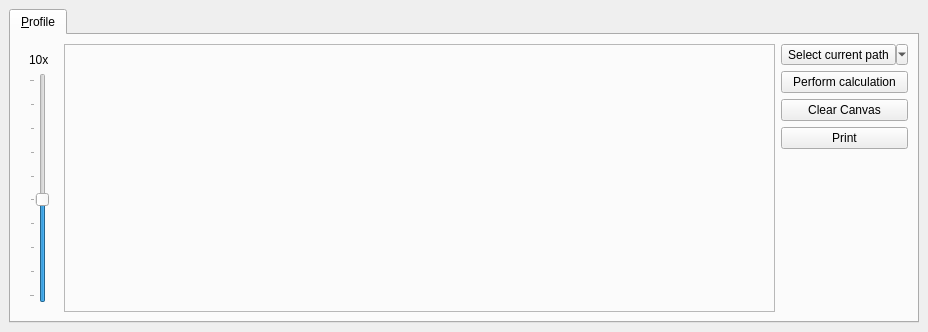
<?xml version="1.0" encoding="UTF-8"?>
<ui version="4.0">
 <class>TwwDockWidget</class>
 <widget class="QDockWidget" name="TwwDockWidget">
  <property name="geometry">
   <rect>
    <x>0</x>
    <y>0</y>
    <width>928</width>
    <height>332</height>
   </rect>
  </property>
  <property name="windowTitle">
   <string>TWW</string>
  </property>
  <widget class="QWidget" name="dockWidgetContents">
   <property name="sizePolicy">
    <sizepolicy hsizetype="Expanding" vsizetype="Expanding">
     <horstretch>0</horstretch>
     <verstretch>0</verstretch>
    </sizepolicy>
   </property>
   <layout class="QVBoxLayout" name="verticalLayout_3">
    <item>
     <widget class="QTabWidget" name="tabWidget">
      <property name="autoFillBackground">
       <bool>true</bool>
      </property>
      <property name="tabPosition">
       <enum>QTabWidget::North</enum>
      </property>
      <property name="tabShape">
       <enum>QTabWidget::Rounded</enum>
      </property>
      <property name="currentIndex">
       <number>0</number>
      </property>
      <property name="elideMode">
       <enum>Qt::ElideNone</enum>
      </property>
      <property name="usesScrollButtons">
       <bool>true</bool>
      </property>
      <widget class="QWidget" name="tab_1">
       <property name="sizePolicy">
        <sizepolicy hsizetype="Expanding" vsizetype="Expanding">
         <horstretch>0</horstretch>
         <verstretch>0</verstretch>
        </sizepolicy>
       </property>
       <attribute name="title">
        <string>&amp;Profile</string>
       </attribute>
       <layout class="QGridLayout">
        <item row="0" column="1">
         <widget class="QFrame" name="frameForPlot">
          <property name="sizePolicy">
           <sizepolicy hsizetype="Expanding" vsizetype="Preferred">
            <horstretch>0</horstretch>
            <verstretch>0</verstretch>
           </sizepolicy>
          </property>
          <property name="frameShape">
           <enum>QFrame::StyledPanel</enum>
          </property>
          <property name="frameShadow">
           <enum>QFrame::Raised</enum>
          </property>
          <layout class="QVBoxLayout" name="verticalLayoutForPlot">
           <property name="spacing">
            <number>0</number>
           </property>
           <property name="leftMargin">
            <number>0</number>
           </property>
           <property name="topMargin">
            <number>0</number>
           </property>
           <property name="rightMargin">
            <number>0</number>
           </property>
           <property name="bottomMargin">
            <number>0</number>
           </property>
          </layout>
         </widget>
        </item>
        <item row="0" column="2">
         <layout class="QGridLayout" name="gridLayout">
          <item row="1" column="0">
           <widget class="QToolButton" name="selectButton">
            <property name="text">
             <string>Select current path</string>
            </property>
            <property name="popupMode">
             <enum>QToolButton::MenuButtonPopup</enum>
            </property>
           </widget>
          </item>
          <item row="2" column="0">
           <widget class="QPushButton" name="performCalculationButton">
            <property name="text">
             <string>Perform calculation</string>
            </property>
           </widget>
          </item>
          <item row="3" column="0">
           <widget class="QPushButton" name="clearCanvasButton">
            <property name="text">
             <string>Clear Canvas</string>
            </property>
           </widget>
          </item>
          <item row="4" column="0">
           <widget class="QPushButton" name="printButton">
            <property name="text">
             <string>Print</string>
            </property>
           </widget>
          </item>
          <item row="5" column="0">
           <spacer name="verticalSpacer">
            <property name="orientation">
             <enum>Qt::Vertical</enum>
            </property>
            <property name="sizeHint" stdset="0">
             <size>
              <width>20</width>
              <height>40</height>
             </size>
            </property>
           </spacer>
          </item>
         </layout>
        </item>
        <item row="0" column="0">
         <widget class="QWidget" name="widget" native="true">
          <layout class="QVBoxLayout" name="verticalLayout">
           <item>
            <widget class="QLabel" name="mLblVerticalExaggeration">
             <property name="text">
              <string>10x</string>
             </property>
            </widget>
           </item>
           <item>
            <widget class="QSlider" name="mSliderVerticalExaggeration">
             <property name="sizePolicy">
              <sizepolicy hsizetype="Maximum" vsizetype="Expanding">
               <horstretch>0</horstretch>
               <verstretch>0</verstretch>
              </sizepolicy>
             </property>
             <property name="minimum">
              <number>1</number>
             </property>
             <property name="maximum">
              <number>10</number>
             </property>
             <property name="pageStep">
              <number>1</number>
             </property>
             <property name="value">
              <number>5</number>
             </property>
             <property name="sliderPosition">
              <number>5</number>
             </property>
             <property name="orientation">
              <enum>Qt::Vertical</enum>
             </property>
             <property name="tickPosition">
              <enum>QSlider::TicksAbove</enum>
             </property>
             <property name="tickInterval">
              <number>0</number>
             </property>
            </widget>
           </item>
          </layout>
         </widget>
        </item>
       </layout>
      </widget>
     </widget>
    </item>
   </layout>
  </widget>
 </widget>
 <resources/>
 <connections/>
</ui>
